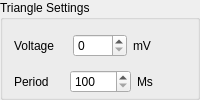
         <widget class="QGroupBox" name="TriangleSupplyGroup">
          <property name="sizePolicy">
           <sizepolicy hsizetype="Preferred" vsizetype="Fixed">
            <horstretch>0</horstretch>
            <verstretch>0</verstretch>
           </sizepolicy>
          </property>
          <property name="title">
           <string>Triangle Settings</string>
          </property>
          <layout class="QVBoxLayout" name="verticalLayout">
           <property name="bottomMargin">
            <number>0</number>
           </property>
           <item>
            <layout class="QHBoxLayout" name="horizontalLayout_18">
             <item>
              <widget class="QLabel" name="label_20">
               <property name="text">
                <string>Voltage</string>
               </property>
              </widget>
             </item>
             <item>
              <widget class="QSpinBox" name="TriangleVoltage">
               <property name="maximum">
                <number>3600</number>
               </property>
               <property name="singleStep">
                <number>100</number>
               </property>
               <property name="value">
                <number>0</number>
               </property>
              </widget>
             </item>
             <item>
              <widget class="QLabel" name="label_23">
               <property name="text">
                <string>mV</string>
               </property>
              </widget>
             </item>
            </layout>
           </item>
           <item>
            <layout class="QHBoxLayout" name="horizontalLayout_19">
             <item>
              <widget class="QLabel" name="label_21">
               <property name="text">
                <string>Period</string>
               </property>
              </widget>
             </item>
             <item>
              <widget class="QSpinBox" name="TrianglePeriod">
               <property name="minimum">
                <number>100</number>
               </property>
               <property name="maximum">
                <number>10000</number>
               </property>
               <property name="singleStep">
                <number>100</number>
               </property>
               <property name="value">
                <number>100</number>
               </property>
              </widget>
             </item>
             <item>
              <widget class="QLabel" name="label_22">
               <property name="text">
                <string>Ms</string>
               </property>
              </widget>
             </item>
            </layout>
           </item>
          </layout>
         </widget>
